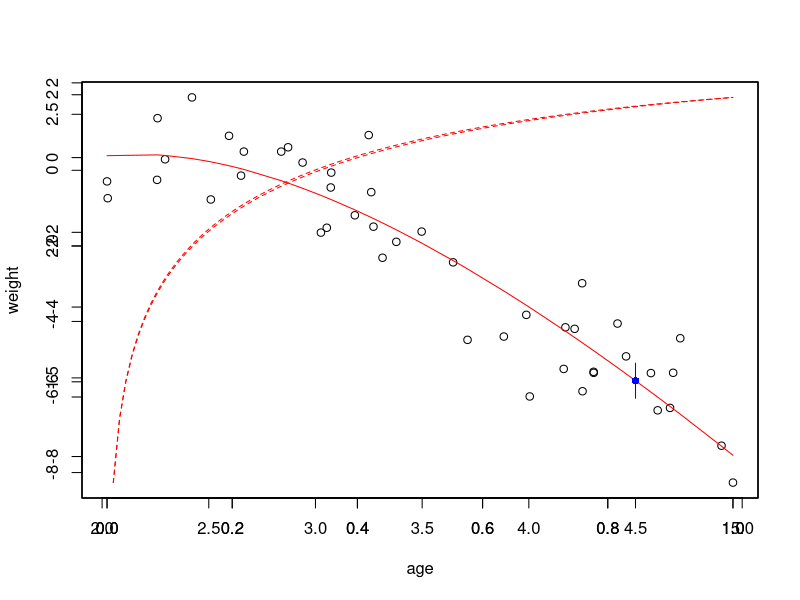

This chart was generated by the following R code: (Note: this script raises an error after producing the figure.)
## ---- chunk 1
# always keep this code chunk at the top
# it sets the global chunk option that code *and* output are rendered
# remember, we need to see your code in order to grade it
knitr::opts_chunk$set(echo = TRUE)
## ---- chunk 2
df <- read.csv("confidence.csv", header=TRUE, sep=',', stringsAsFactors=FALSE)
age = df$X
weight = df$Y
N = length(age)
## ---- chunk 3
reg_model = lm(weight~age+log(age))
summary(reg_model)
predicted_weight = matrix(c(1, 4.5, log(4.5)), nrow = 1, ncol = 3) %*% matrix(c(reg_model$coefficients[1], reg_model$coefficients[2], reg_model$coefficients[3]),nrow = 3, ncol = 1)
print(c("Predicted weight for age = 4.5 is", predicted_weight))

## ---- chunk 4
alpha = 0.05
q = qnorm(1 - alpha/2, mean = 0, sd = 1)
xi = matrix(c(1, 4.5, log(4.5)), nrow = 1, ncol = 3)
X = matrix(c(rep(c(1), times=N), age, log(age)), ncol = 3)
variance = summary(reg_model)$sigma^2

m1 = predicted_weight - q * sqrt(variance * xi %*% solve(t(X) %*% X) %*% t(xi))
m2 = predicted_weight + q * sqrt(variance * xi %*% solve(t(X) %*% X) %*% t(xi))
print(paste("Confidence interval [", m1, ",", m2, "]"))

## ---- chunk 5
d = 3
f_gamma = qf(0.95, df1 = d, df2 = N-d, lower.tail = TRUE)
sample_mean = sum(age)/N
sample_square_mean = sum(age^2)/N

bound1 = function(x){reg_model$coefficients[1] + reg_model$coefficients[2]*x + reg_model$coefficients[3]*log(x) - sqrt(2*f_gamma*variance/N) * sqrt(1 + (x - sample_mean)^2 / (sample_square_mean - sample_mean^2))}
bound2 = function(x){reg_model$coefficients[1] + reg_model$coefficients[2]*x + reg_model$coefficients[3]*log(x) + sqrt(2*f_gamma*variance/N) * sqrt(1 + (x - sample_mean)^2 / (sample_square_mean - sample_mean^2))}

## ---- chunk 6
plot(age, weight)
lines(age, fitted(reg_model), col = 'red') # plot the regression curve
points(x = 4.5, y = predicted_weight, col = 'blue', pch=16, bg = 'blue')
lines(c(4.5, 4.5), c(m1, m2), col = 'blue')
par(new=TRUE)
plot(function(x){reg_model$coefficients[1] + reg_model$coefficients[2]*x + reg_model$coefficients[3]*log(x) - sqrt(2*f_gamma*variance/N) * sqrt(1 + (x - sample_mean)^2 / (sample_square_mean - sample_mean^2))},col='red', lty=2, ann = FALSE)
par(new=TRUE)
plot(function(x){reg_model$coefficients[1] + reg_model$coefficients[2]*x + reg_model$coefficients[3]*log(x) + sqrt(2*f_gamma*variance/N) * sqrt(1 + (x - sample_mean)^2 / (sample_square_mean - sample_mean^2))}, col='red', lty=2, ann = FALSE)

legend(9, 45, inset = .05, legend=c("regression curve", "confidence band", "confidence interval", "predicted value"),
         col=c("red","red","blue","blue"), lty=c(1,2,1,-1), pch=c(-1,-1,-1,16), bg=c("white","white","white","blue"),
         title="Legend")

## ---- chunk 7
calculate_gradient <- function(b, x, y) {
  p_d_b1 <- -2 * sum((y - b[1] - exp(b[2] * x)))
  p_d_b2 <- -2 * sum(x * exp(b[2] * x) * (y - b[1] - exp(b[2] * x)))
  return(c(p_d_b1, p_d_b2))
}

gradient_descent <- function(b, stepsize, threshold, x, y) {
  gradient <- calculate_gradient(b, x, y)
  if (norm(gradient, type = "2") < threshold) {
    return(b)
  } else {
    b_new <- b - stepsize * gradient
    return(gradient_descent(b_new, stepsize, threshold, x, y))
  }
}
## ---- chunk 8
data <- read.csv("nonlinear.csv")
x <- data$x
y <- data$y

b_0 <- c(0, 0)

lse <- gradient_descent(b_0, 0.001, 0.001, x, y)

lse

## ---- chunk 9
sigma_estimator <- 1 / length(x) * sum((y - lse[1] - exp(lse[2] * x))^2)
sigma_estimator
